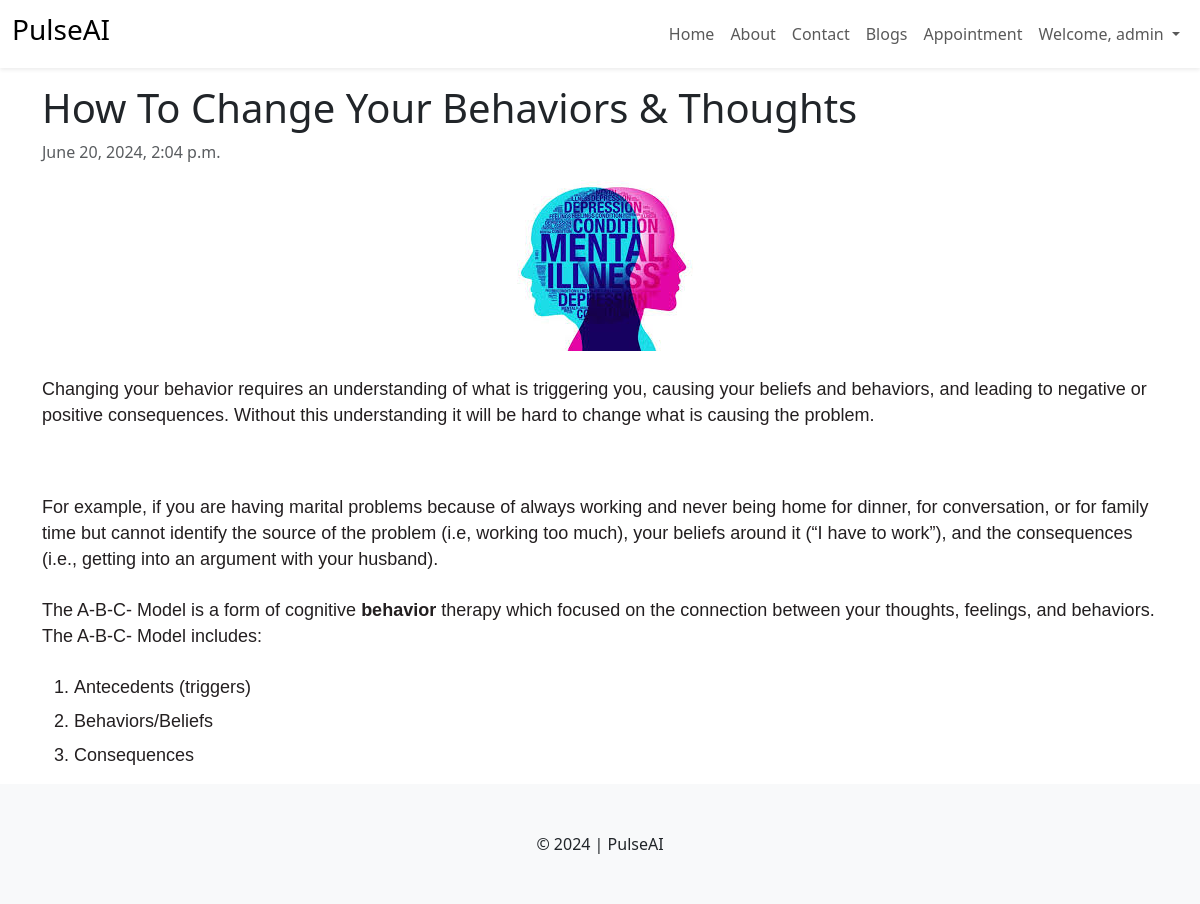
Page /blog/2/ (signed in) on the committed database.
### blog/models.py (models this page shows, shortened)
class Blog(models.Model):
    category = models.ForeignKey(BlogCategory, on_delete=models.DO_NOTHING)
    title = models.CharField(max_length=500)
    content = models.TextField()
    primary_photo = models.ImageField(upload_to="blog_images")
    yt_video_id = models.CharField(max_length=255, blank=True)
    publish = models.BooleanField(default=True)
    created_at = models.DateTimeField(auto_now_add=True)
    update_at = models.DateTimeField(auto_now=True)

### blog/views.py (the view)
# urls.py: path("blog/<int:bid>/", views.blog_details, name="blog"),
def blog_details(request, bid):
    blog = get_object_or_404(Blog, pk=bid)
    context = {
        'blog': blog
    }
    return render(request, 'blog/details.html', context)

### templates/blog/details.html (shortened to what this page needs)
{% extends "layout.html" %}
{% block content %}
<div class="container my-3 blog-details">
    <h1>{{blog.title}}</h1>
    <p class="text-muted">{{blog.created_at}}</p>
    <img src="{{blog.primary_photo.url}}" class="blog-image">
    <div class="blog-content">
        {{blog.content|safe}}
    </div>
</div>
{% endblock %}

### templates/layout.html (shortened to what this page needs)
{% load static %}
<!DOCTYPE html>
<html lang="en">
<head>
    <link rel="stylesheet" href="https://cdnjs.cloudflare.com/ajax/libs/font-awesome/6.5.2/css/all.min.css" />
    <link rel="stylesheet" href="{% static "css/bootstrap.min.css" %}">
    <link rel="stylesheet" href="{% static "css/style.css" %}">
</head>
<body>
    <nav class="navbar navbar-expand-lg mb-1 shadow-sm">
        <div class="container-fluid">
          <a class="navbar-brand" href="#">
            <h3>PulseAI</h3>
          </a>
          <div class="collapse navbar-collapse" id="navbarNav">
            <ul class="navbar-nav ms-auto">
              <li class="nav-item">
                <a class="nav-link" href="{% url "home" %}">Home</a>
              </li>
              <li class="nav-item">
                <a class="nav-link" href="{% url "about" %}">About</a>
              </li>
              <li class="nav-item">
                <a class="nav-link" href="{% url "contact" %}">Contact</a>
              </li>
              <li class="nav-item">
                <a class="nav-link" href="{% url "blogs" %}">Blogs</a>
              </li>
              {% if user.is_authenticated %}
              <li class="nav-item">
                <a class="nav-link" href="{% url "appointment" %}">Appointment</a>
              </li>
              <li class="nav-item dropdown">
                <a class="nav-link dropdown-toggle" href="#" role="button" data-bs-toggle="dropdown" aria-expanded="false">
                  Welcome, {{user.username}}
                </a>
              </li>
              {% endif %}
            </ul>
          </div>
        </div>
      </nav>
    {% block content %}
    {% endblock %}
    <footer class="bg-light py-5 text-center mt-3">
        &copy; 2024 | PulseAI
    </footer>
</body>
</html>

### assets/css/style.css (style rules this page uses)
.blog-details img { display: block; margin: auto; }

### rows in the picture
Blog: title "How To Change Your Behaviors & Thoughts", created_at "June 20, 2024, 2:04 p.m.", primary_photo (picture), content "Changing your behavior requires an understanding of what is triggering you, causing your beliefs and behaviors, and leading to negative or positive consequences. Without this understanding it will be hard to change what is causing the problem. For example, if you are having marital problems because of always working and never being home for dinner, for conversation, or for family time but cannot identify the source of the problem (i.e, working too much), your beliefs around it (“I have to work”), and the consequences (i.e., getting into an argument with your husband). The A-B-C- Model is a form of cognitive behavior therapy which focused on the connection between your thoughts, feelings,…"

### other values in the picture
{{ user.username }} "admin"
